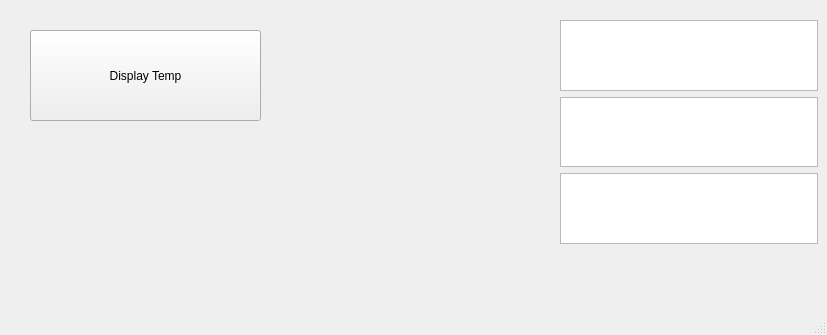
<?xml version="1.0" encoding="UTF-8"?>
<ui version="4.0">
 <class>MainWindow</class>
 <widget class="QMainWindow" name="MainWindow">
  <property name="geometry">
   <rect>
    <x>0</x>
    <y>0</y>
    <width>827</width>
    <height>335</height>
   </rect>
  </property>
  <property name="windowTitle">
   <string>MainWindow</string>
  </property>
  <widget class="QWidget" name="centralwidget">
   <widget class="QPushButton" name="WeatherButton">
    <property name="geometry">
     <rect>
      <x>30</x>
      <y>30</y>
      <width>231</width>
      <height>91</height>
     </rect>
    </property>
    <property name="autoFillBackground">
     <bool>true</bool>
    </property>
    <property name="text">
     <string>Display Temp</string>
    </property>
   </widget>
   <widget class="QWidget" name="layoutWidget">
    <property name="geometry">
     <rect>
      <x>560</x>
      <y>20</y>
      <width>258</width>
      <height>224</height>
     </rect>
    </property>
    <layout class="QVBoxLayout" name="verticalLayout">
     <item>
      <widget class="QTextEdit" name="textEdit"/>
     </item>
     <item>
      <widget class="QTextEdit" name="textEdit2"/>
     </item>
     <item>
      <widget class="QTextEdit" name="textEdit3"/>
     </item>
    </layout>
   </widget>
  </widget>
  <widget class="QStatusBar" name="statusbar"/>
 </widget>
 <resources/>
 <connections/>
</ui>
